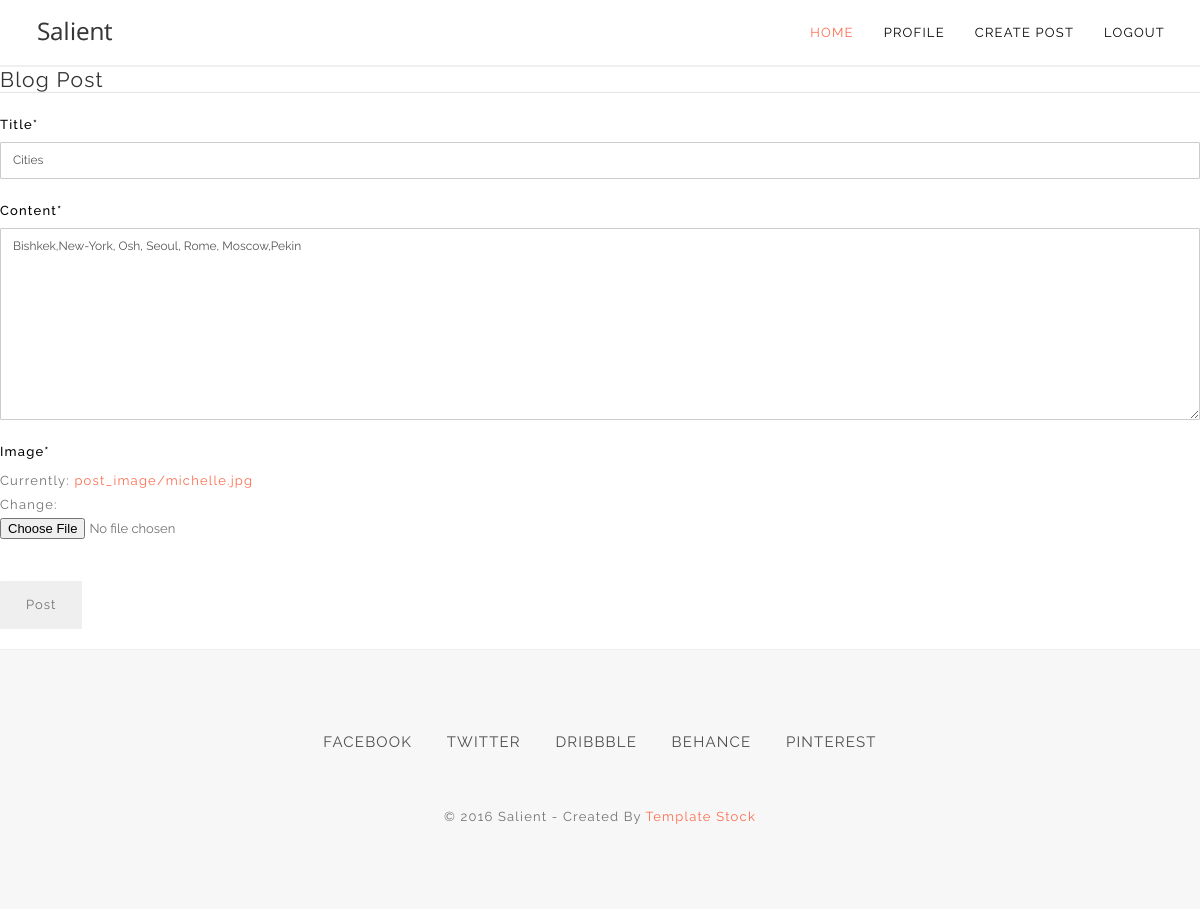
Page /post/9/update (signed in) on the committed database.
### blog/models.py (models this page shows, shortened)
class Post(Model):
    title = models.CharField(max_length=100)
    content = models.TextField()
    post_date = models.DateTimeField(default=timezone.now)
    author = models.ForeignKey(User, on_delete=models.CASCADE)
    image = models.ImageField(default='default.jpg', upload_to='post_image/')

### blog/views.py (the view, shortened to what this page needs)
# urls.py: path('post/<int:pk>/update', PostUpdateView.as_view(), name='post-update'),
class PostUpdateView(LoginRequiredMixin, UserPassesTestMixin, UpdateView): #[2] когда поля заполняем чтобы все было правильно-проверяет
    model = Post
    fields = ['title', 'content', 'image']
    def test_func(self):
        post = self.get_object()
        if self.request.user == post.author: #если юзер это автор то тру
            return True
        return False

### blog/templates/blog/post_form.html (shortened to what this page needs)
{% extends 'blog/base.html' %}
{% load crispy_forms_tags %}
{% block content %}
    <div class="content-section">
        <form method="POST" enctype="multipart/form-data">
            <fieldset class="form-group">
                <legend class="border-bottom mb-4">
                    Blog Post
                </legend>
                {{ form|crispy }}
            </fieldset>
            <div class="form-group mt-3">
                <button class="btn btn-outline-info" type="submit">
                    Post
                </button>
            </div>
        </form>
    </div>
{% endblock %}

### blog/static/css/style.css (style rules this page uses)
a { color: #fc6e51; -webkit-transition: all .25s ease-in-out; -moz-transition: all .25s ease-in-out; -ms-transition: all .25s ease-in-out; -o-transition: all .25s ease-in-out; transition: all .25s ease-in-out; }
.btn { font-size: 13px; letter-spacing: 1px; padding: 14px 25px; border-radius: 1px; -webkit-transition: all .25s ease-in-out; -moz-transition: all .25s ease-in-out; -ms-transition: all .25s ease-in-out; -o-transition: all .25s ease-in-out; transition: all .25s ease-in-out; }
.form-group { margin-bottom: 20px; }
.form-control { font-size: 12px; color: #555; background-color: #fff; background-image: none; border: 1px solid #ccc; border-radius: 1px; height: auto; padding: 9px 12px; -webkit-box-shadow: none; -moz-box-shadow: none; box-shadow: none; -webkit-transition: all 0.2s cubic-bezier(0.000, 0.000, 0.580, 1.000); -moz-transition: all 0.2s cubic-bezier(0.000, 0.000, 0.580, 1.000); -o-transition: all 0.2s cubic-bezier(0.000, 0.000, 0.580, 1.000); -ms-transition: all 0.2s cubic-bezier(0.000, 0.000, 0.580, 1.000); transition: all 0.2s cubic-bezier(0.000, 0.000, 0.580, 1.000); }
textarea.form-control { min-height: 100px; }
label { color: #000; font-weight: 500; }

### rows in the picture
Post: title "Cities", content "Bishkek,New-York, Osh, Seoul, Rome, Moscow,Pekin"
